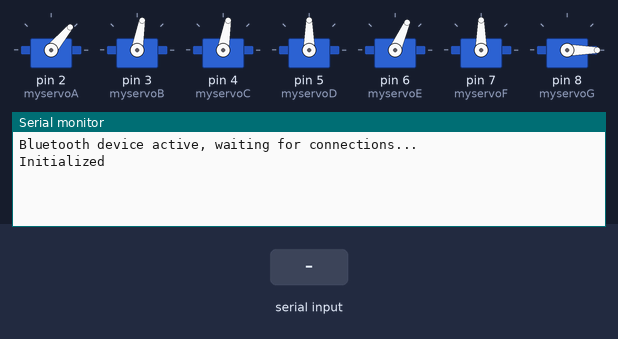
Bench run of a sketch on a simulated Arduino Uno, built with avr-gcc and run on an emulated ATmega328P. Parts: 7 × servo, the last lines printed to the serial monitor. Inputs (shaded band) come from the test bench.

Above: at 1.2 s.
1.3 s: "90 45 200\n" received over Serial
At 2.4 s:
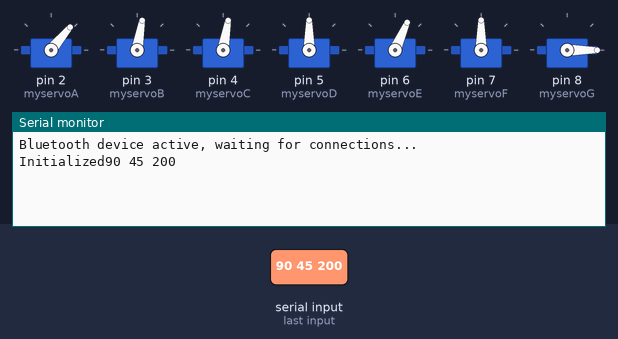
2.9 s: "90 45\n" received over Serial
At 3.6 s:
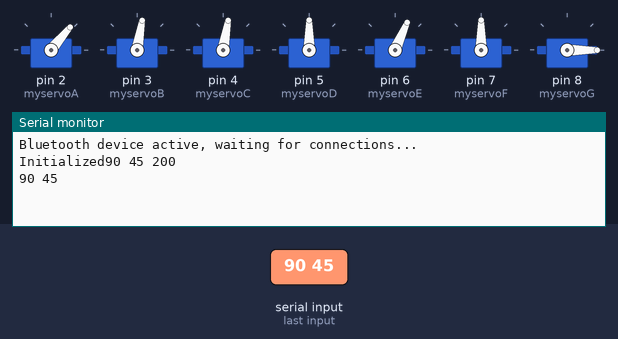
4.5 s: "65\n" received over Serial
At 6.0 s:
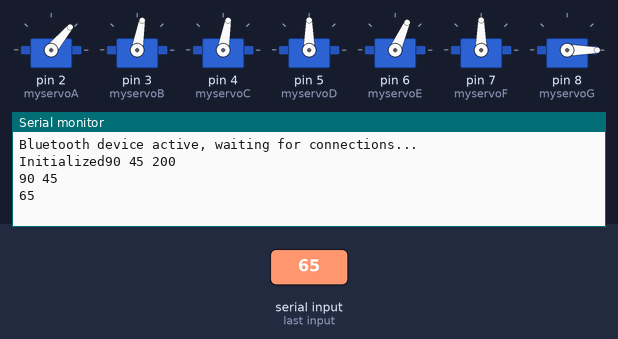

Measured:
- after the input at 1.3 s, the serial monitor: prints a new line after 0.10 s (image 1)
- after the input at 2.9 s, the serial monitor: prints a new line after 0.10 s (image 2)
- after the input at 4.5 s, the serial monitor: prints a new line after 0.10 s (image 3)

The sketch:

Robotv1.ino
```cpp
//********************************************
//* Robotic Arm
//* for robotic arm 0
//* By Benny Lo
//* Jan 14 2018
//********************************************
#include <Servo.h>
#include <string.h>
#include <stdlib.h>
#include <stdio.h>
#define ROBOT_NAME "BRobot-K"
#define CRAW_MIN 0 //open
#define CRAW_MAX 58 //close
#define ELBOW_MIN   0
#define ELBOW_MAX 140
#define SHOULDER_MIN 0
#define SHOULDER_MAX 165
#define WRIST_X_MIN 0
#define WRIST_X_MAX 180
#define WRIST_Y_MIN 0
#define WRIST_Y_MAX 90
#define WRIST_Z_MIN 0
#define WRIST_Z_MAX 180
#define BASE_MIN 0
#define BASE_MAX 180
//#define ELBOW_DEFAULT 60
#define ELBOW_DEFAULT 50
//#define SHOULDER_DEFAULT 100
#define SHOULDER_DEFAULT 80
#define WRIST_X_DEFAULT 80
#define WRIST_Y_DEFAULT 90
#define WRIST_Z_DEFAULT 66
#define BASE_DEFAULT 90
//#define BASE_DEFAULT 65
#define CRAW_DEFAULT CRAW_MIN //fully opened
Servo myservoA;
Servo myservoB;
Servo myservoC;
Servo myservoD;
Servo myservoE;
Servo myservoF;
Servo myservoG;//the craw
int i,pos,myspeed;
int sea,seb,sec,sed,see,sef,seg;


void myservosetup()  //set up the servo motors
{
   sea=myservoA.read();
   seb=myservoB.read();
   sec=myservoC.read();
   sed=myservoD.read();
   see=myservoE.read();
   sef=myservoF.read();
   seg=myservoG.read();

   myspeed=500;
   for(pos=0;pos<=myspeed;pos+=1)
   {
    myservoA.write(int(map(pos,1,myspeed,sea,ELBOW_DEFAULT)));
    myservoB.write(int(map(pos,1,myspeed,seb,SHOULDER_DEFAULT)));
    myservoC.write(int(map(pos,1,myspeed,sec,WRIST_X_DEFAULT)));
    myservoD.write(int(map(pos,1,myspeed,sed,WRIST_Y_DEFAULT)));
    myservoE.write(int(map(pos,1,myspeed,see,WRIST_Z_DEFAULT)));
    myservoF.write(int(map(pos,1,myspeed,sef,BASE_DEFAULT)));
    myservoG.write(int(map(pos,1,myspeed,seg,CRAW_DEFAULT)));
    delay(1);
   }
}

void setup()
{
  Serial.begin(9600);
  //pinMode(13, OUTPUT);   LED control

  myservoA.attach(2);
  myservoB.attach(3);
  myservoC.attach(4);
  myservoD.attach(5);
  myservoE.attach(6);
  myservoF.attach(7);
  myservoG.attach(8);

  myservoA.write(ELBOW_DEFAULT);
  myservoB.write(SHOULDER_DEFAULT);
  myservoC.write(WRIST_X_DEFAULT);
  myservoD.write(WRIST_Y_DEFAULT);
  myservoE.write(WRIST_Z_DEFAULT);
  myservoF.write(BASE_DEFAULT);
  myservoG.write(CRAW_DEFAULT);

  // advertise the service
   Serial.println(("Bluetooth device active, waiting for connections..."));
  Serial.print("Initialized");
}


void excution(char data[20])
{

  char* instruction[3];
  char* token = strtok(data, " ");
  int i = 0;
  while (token != NULL){
    instruction[i++] = token;
    token = strtok(NULL, " ");
  }


  int degree = 0;
  int this_max = 0;
  Servo *pointer = NULL;
  char buf[50];
  switch((int)*instruction[1]){
    case 65:
      pointer = &myservoA;
      this_max = ELBOW_MAX;
      break;
    case 66:
      pointer = &myservoB;
      this_max = SHOULDER_MAX;
      break;
    case 67:
      pointer = &myservoC;
      this_max = WRIST_X_MAX;
      break;
    case 68:
      pointer = &myservoD;
      this_max = WRIST_Y_MAX;
      break;
    case 69:
      pointer = &myservoE;
      this_max = WRIST_Z_MAX;
      break;
    case 70:
      pointer = &myservoF;
      this_max = BASE_MAX;
      break;
    case 71:
      pointer = &myservoG;
      this_max = CRAW_MAX;
      break;
    default:
//      sprintf(buf, "%s", "Command ERROR!");
//      Serial.println("Error");
      break;
  }

  if (strcmp(instruction[0], "SHOW") == 0){
    if (strcmp(instruction[1], "DEGREE") == 0){
      sprintf(buf, "%c %d %c %d %c %d %c %d %c %d %c %d %c %d %c", 'A', myservoA.read(),'B', myservoB.read(),'C', myservoC.read(),
      'D', myservoD.read(),'E', myservoE.read(),'F', myservoF.read(),'G', myservoG.read(), '\0');
      Serial.println(buf);
    }

    return;
  }
  else if (strcmp(instruction[0], "SET") == 0){
    degree = atoi(instruction[2]);
  }
  else if (strcmp(instruction[0], "ADD") == 0){
    degree = atoi(instruction[2]) + pointer->read();
  }
  else if (strcmp(instruction[0], "MINUS") == 0){
    degree = pointer->read() - atoi(instruction[2]);
  }
  else{
    return;
  }

  if (degree < 0){
    degree = 0;
    sprintf(buf, "%c %s %c", '\t', "Error, degree should not below 0;", '\0');
    Serial.println(buf);
    return;
  }

  if (degree > this_max){
    degree = this_max;
    sprintf(buf, "%c %s %d %c", '\t', "Error, degree should not over ", this_max, '\0');
    Serial.println(buf);
    return;
  }
  sprintf(buf, "%c %s %s %c %s %d %c %s %d", '\t', "Operation on: ", instruction[1], '\t',
          "Original: ", pointer->read(), '\t', "Current: ", degree);
  Serial.println(buf);
  pointer->write(degree);
}

int incomingByte = 0;
char instruction[20];
int start = 0;

char buffer[18];
void loop() {
  // Try to get the data from serial port
  if (Serial.available() > 0) {
    int index = 0;
    delay(100);
    int numChar = Serial.available();
    if (numChar>15) {
      numChar=15;
    }
    char c;
    memset(buffer, '\0', sizeof(buffer));
    while (numChar--) {
      c = Serial.read();
      if (c != char(10)){
        buffer[index++] = c;
      }
    }
    Serial.println(buffer);
    excution(buffer);
    Serial.flush();
  }

}
```
